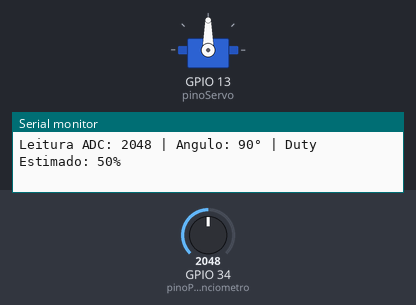
Bench run of a sketch on a simulated ESP32. On the bench: servo, the last lines printed to the serial monitor. The inputs (shaded band) are chosen by the test bench; at power-on: GPIO 34 (pinoPotenciometro) = 2048.

Above: at 1.2 s.
1.3 s: GPIO 34 (pinoPotenciometro) set to 2866
At 2.5 s:
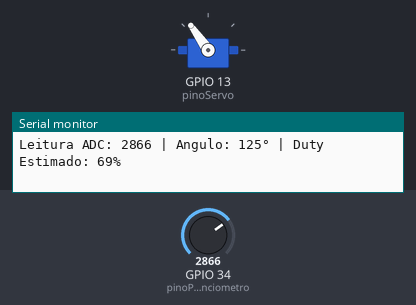
2.8 s: GPIO 34 (pinoPotenciometro) set to 3603
At 3.1 s:
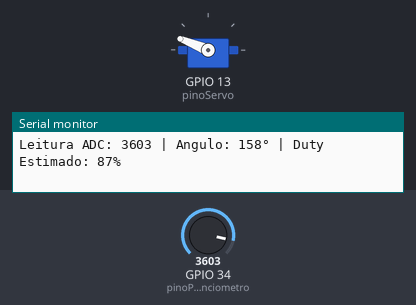
4.3 s: GPIO 34 (pinoPotenciometro) set to 4095
At 4.8 s:
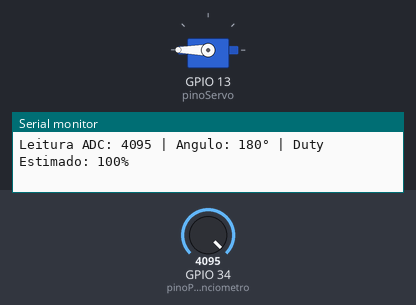
5.8 s: GPIO 34 (pinoPotenciometro) set to 1228
At 7.0 s:
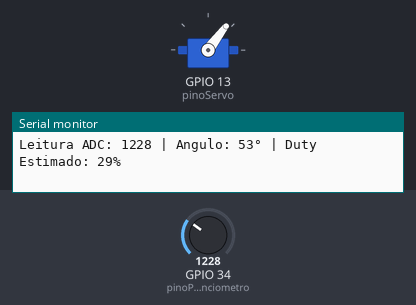
7.3 s: GPIO 34 (pinoPotenciometro) set to 491
At 8.5 s:
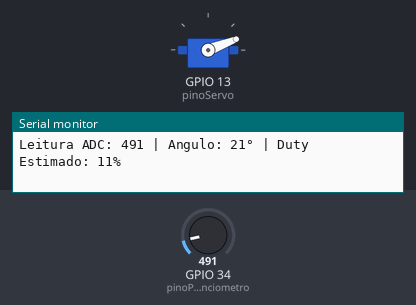
8.8 s: GPIO 34 (pinoPotenciometro) set to 0
At 10.3 s:
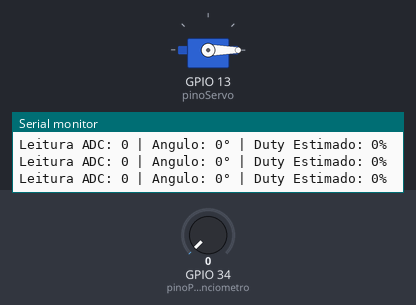
Timing chart, 0 to 11.3 s (numbered marks = the images above; inputs shaded):
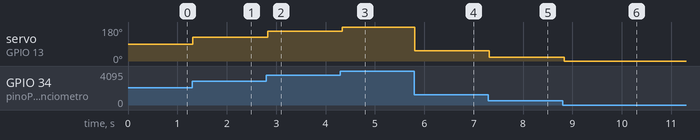

The sketch:

Codigo_-_Parte_2__Exercicio_1_.ino
```cpp
#include <ESP32Servo.h>

Servo meuServo;

const int pinoPotenciometro = 34; // Pino analógico (ADC1)
const int pinoServo = 13;         // Pino PWM para o servo

void setup() {
  Serial.begin(115200);

  // Aloca temporizadores para a biblioteca ESP32Servo
  ESP32PWM::allocateTimer(0);

  // Anexa o servo definindo pulsos mínimos e máximos
  meuServo.setPeriodHertz(50); // Frequência padrão
  meuServo.attach(pinoServo, 500, 2400);
}

void loop() {
  // Leitura do ADC da ESP32
  int leituraADC = analogRead(pinoPotenciometro);

  // Mapeia a leitura do potenciômetro para o ângulo do servomotor
  int angulo = map(leituraADC, 0, 4095, 0, 180);

  // Aplica o ângulo ao motor
  meuServo.write(angulo);

  // Mapeamento extra para exibição do duty cycle proporcional
  int porcentagemDuty = map(leituraADC, 0, 4095, 0, 100);

  Serial.print("Leitura ADC: "); Serial.print(leituraADC);
  Serial.print(" | Angulo: "); Serial.print(angulo); Serial.print("°");
  Serial.print(" | Duty Estimado: "); Serial.print(porcentagemDuty); Serial.println("%");

  delay(50);
}
```

Measured:
- after the input at 1.3 s, servo on GPIO 13 (pinoServo): 90° → 125° at once
- after the input at 2.8 s, servo on GPIO 13 (pinoServo): 125° → 158° at once
- after the input at 4.3 s, servo on GPIO 13 (pinoServo): 158° → 180° at once
- after the input at 5.8 s, servo on GPIO 13 (pinoServo): 180° → 53° at once
- after the input at 7.3 s, servo on GPIO 13 (pinoServo): 53° → 21° at once
- after the input at 8.8 s, servo on GPIO 13 (pinoServo): 21° → 0° at once
